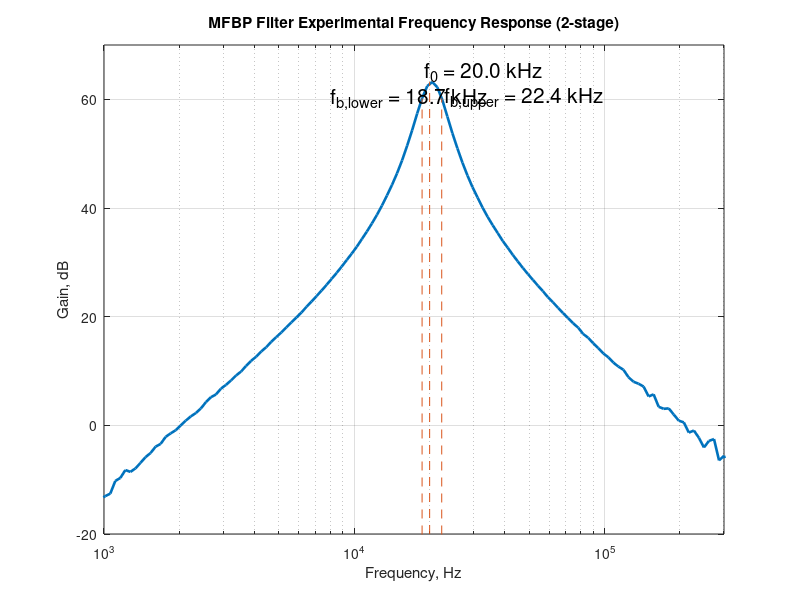

Source code (MATLAB):
%% ECE 342 - Cameron Sullivan - Task 2 Experimental

close all;

array = csvread('mfbp-exper-fResponse.csv');
freq = array(:, 1);
dB = array(:, 2) + 40;

% Plot frequency response of the MFBP filter.
semilogx(freq, dB,'linewidth', 1.9);
grid on;
%set(gca,'fontsize',20); % set font size
title('MFBP Filter Experimental Frequency Response (2-stage)');
ylabel('Gain, dB');
xlabel('Frequency, Hz');
xlim([10e2 30e4]);
ylim([-20 70]);

max(dB)
fmax = interp1(dB,freq,max(dB))
index = find(freq == fmax);
a = freq(1:index);
b = freq(index:end);

% Find and plot lower cutoff frequency line.
f3db = interp1(dB(1:length(a)),a,60.18)
line([f3db f3db], [-60 60.18],'linestyle', '--');
label1 = 'f_{b,lower} = 18.7 kHz';
text(0.8e4,60.18,label1,'fontsize',15);

% Find and plot max gain frequency line.
line([20e3 20e3], [-20, 63.18],'linestyle','--');
label1 = 'f_{0} = 20.0 kHz';
text(1.9e4,65.18,label1,'fontsize',15);

% Find and plot upper cutoff frequency line.
f3db2 = interp1(dB(length(a):end),b,60.18)
line([f3db2 f3db2], [-60 60.18],'linestyle', '--');
label1 = 'f_{b,upper} = 22.4 kHz';
text(2.3e4,60.18,label1,'fontsize',15);
hold off;